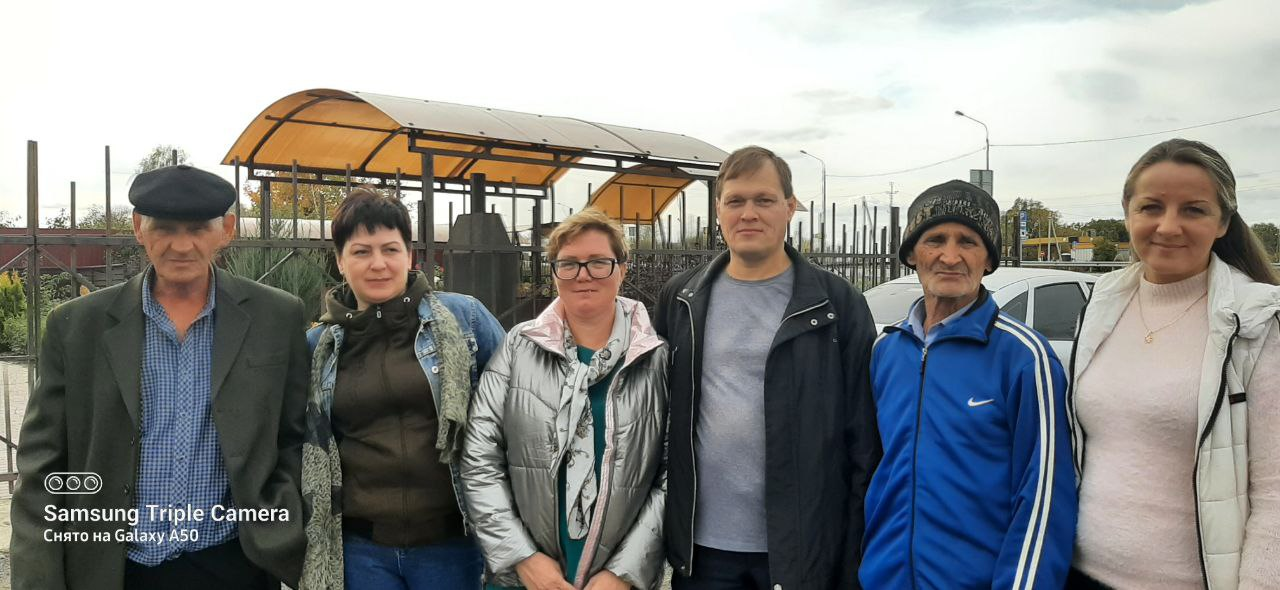
#> input picture first_season/Python-bootcamp/OpenCV/Pics/family.jpg, 1280 x 590 px
$ python face01_photo.py
#> lines starting #> are read from the running program, lines starting #| are printed output that depends on the picture; after the words box and inside, x2 and y2 are one past the last pixel; in counts of white or black regions, pixels touching at a corner belong together
import os
import cv2

# классификатор - это уже обученная на распознавание чего-то нейросеть

# подгружаем классификатор (определяющий что мы будем искать в изображении)
# в данном случае классификатор для распознавания лиц
face_cascades = cv2.CascadeClassifier(cv2.data.haarcascades + 'haarcascade_frontalface_alt.xml')

n = os.path.join(os.path.dirname(__file__), os.path.normpath('./Pics/family.jpg'))
img = cv2.imread(n)
#> img is the input picture: shape (590, 1280, 3); mean B, G, R 136.6, 138.7, 138

# переводим в градации серого, для облегчения поиска лиц
img_gray = cv2.cvtColor(img, cv2.COLOR_RGB2GRAY)
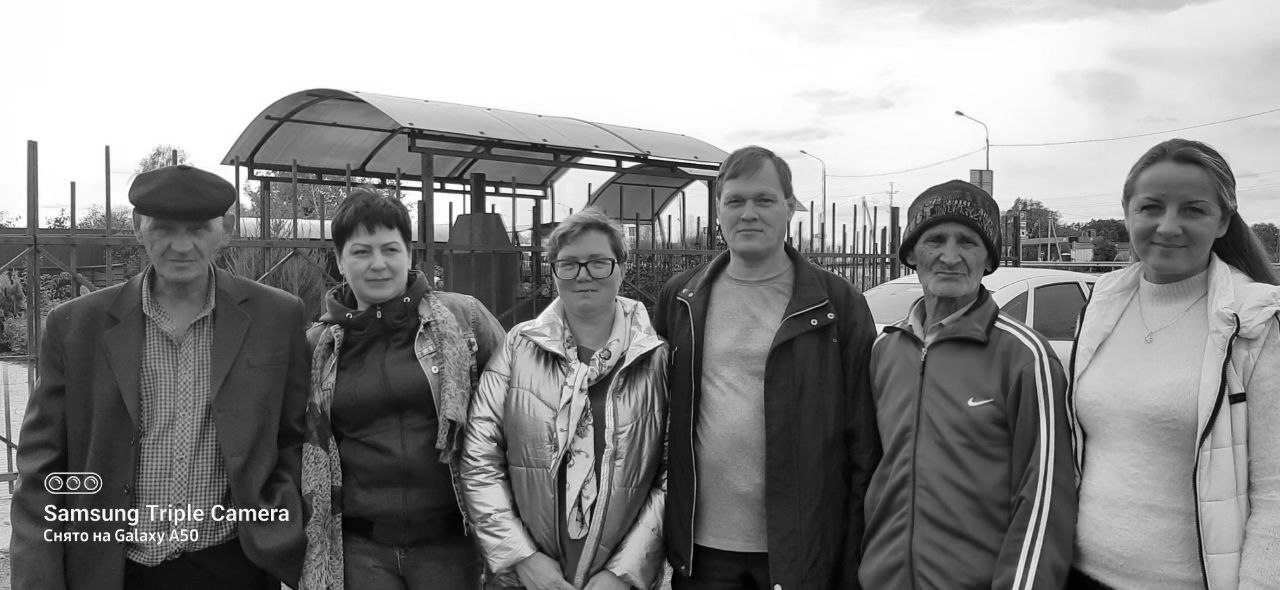
#> img_gray: shape (590, 1280); min 0, max 255, mean 138

# выполняем поиск в картинке
# координаты найденных объектов записываются в массив структур:
# (left, top, width, height)
faces = face_cascades.detectMultiScale(img_gray)
#> faces = [[458, 421, 47, 47], [713, 172, 75, 75], [340, 221, 76, 76], [913, 213, 77, 77], [549, 234, 72, 72], [141, 200, 82, 82], [1118, 166, 105, 105]]
#print(faces)

# выводим рамки вокруг найденных объектов
for (left, top, width, height) in faces:
    cv2.rectangle(img, (left, top), (left+width, top+height), (0,250,255), 2)
#> this loop made 7 passes
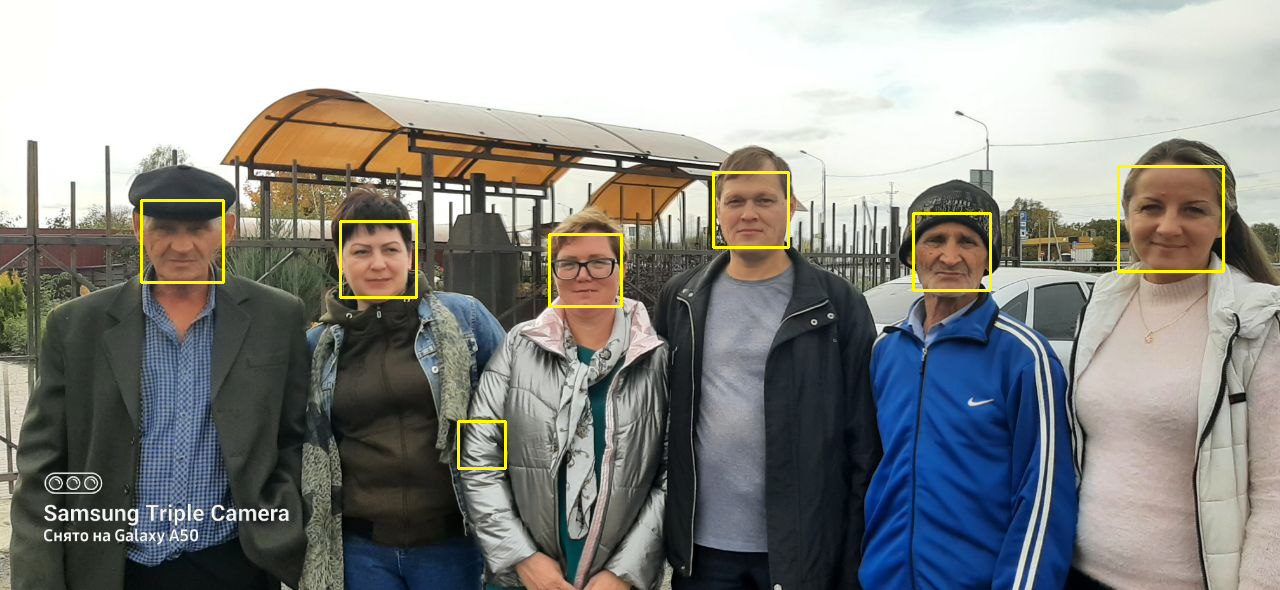
#> img: shape (590, 1280, 3); 0.84% of pixels changed, all inside (x1, y1, x2, y2) = (140, 165, 1225, 470)


cv2.imshow('Family photo', img)

cv2.waitKey(0)
